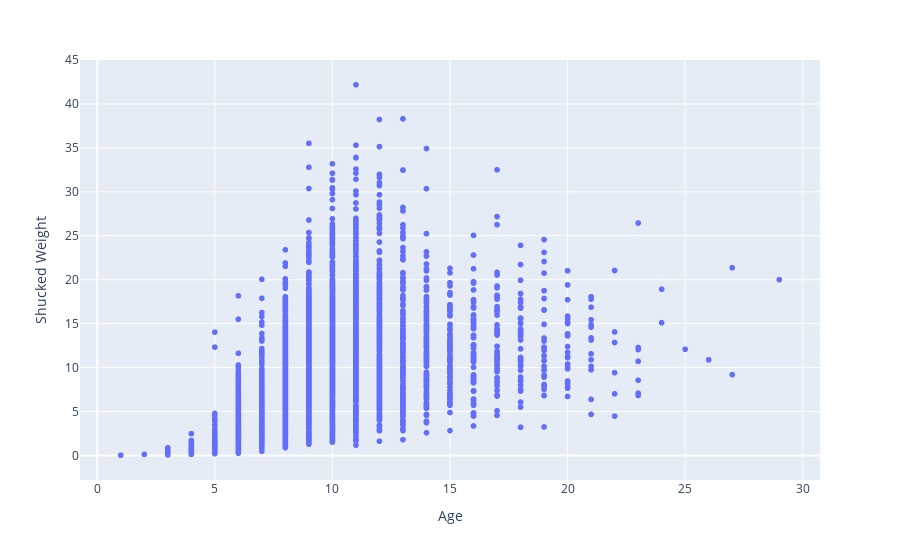

Notebook code cell kept with this figure:
### Code cell
px.scatter(crab_df,x=crab_df['Age'],y=crab_df['Shucked Weight'])

### Figure 1 — Plotly figure (JSON) as saved in the notebook; plotly's stock layout.template omitted (floating-point values rounded to 4 significant figures; data arrays with more than 128 entries replaced by an {"elided": "..."} marker saying what was removed)
{"data": [{"hovertemplate": "Age=%{x}<br>Shucked Weight=%{y}<extra></extra>", "legendgroup": "", "marker": {"color": "#636efa", "symbol": "circle"}, "mode": "markers", "name": "", "showlegend": false, "type": "scattergl", "x": {"elided": "3893 int values"}, "xaxis": "x", "y": {"elided": "3893 float values"}, "yaxis": "y"}], "layout": {"legend": {"tracegroupgap": 0}, "margin": {"t": 60}, "xaxis": {"anchor": "y", "domain": [0, 1], "title": {"text": "Age"}}, "yaxis": {"anchor": "x", "domain": [0, 1], "title": {"text": "Shucked Weight"}}}}
